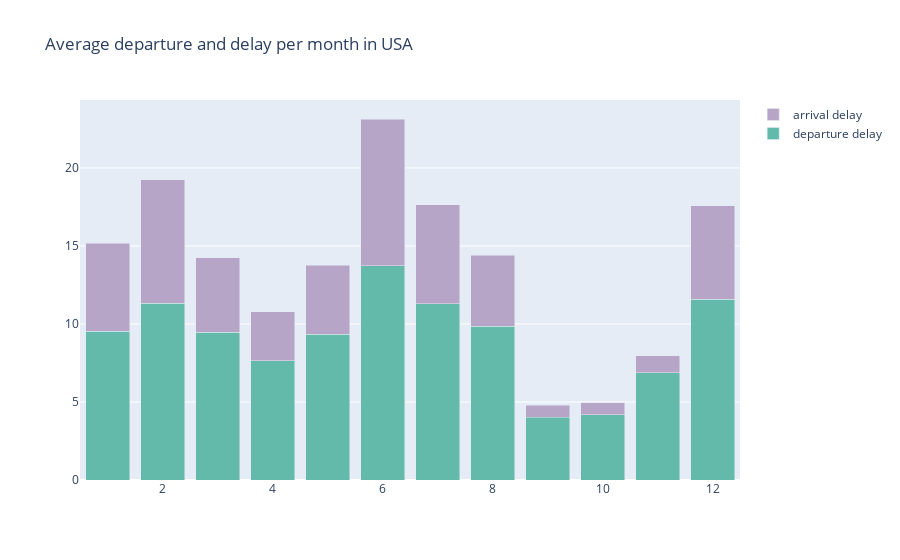

Notebook code for this chart:
### Code cell
fig = go.Figure(data=[go.Bar(x=df.month, y = df.dep_delay, name='departure delay', marker_color='#63baaa'), 
                     go.Bar(x=df.month, y = df.arr_delay, name='arrival delay', marker_color='#b6a5c7')],
               layout=go.Layout(title='Average departure and delay per month in USA', barmode='stack') #barmode = Stack
               ) #arr delay and dep delay on one graph
fig.show()

### Figure 1 — Plotly figure (JSON) as saved in the notebook; plotly's stock layout.template omitted (floating-point values rounded to 4 significant figures)
{"data": [{"marker": {"color": "#63baaa"}, "name": "departure delay", "type": "bar", "x": [1, 2, 3, 4, 5, 6, 7, 8, 9, 10, 11, 12], "y": ["9.51739905695707", "11.329804213042678", "9.457096004060977", "7.654192199954241", "9.352638769560135", "13.744596613990558", "11.2960393149459", "9.840240453170786", "4.803557832522486", "4.958688922485164", "6.87981118528459", "11.59471443774388"]}, {"marker": {"color": "#b6a5c7"}, "name": "arrival delay", "type": "bar", "x": [1, 2, 3, 4, 5, 6, 7, 8, 9, 10, 11, 12], "y": ["5.6533274605930615", "7.903148015685324", "4.801888513459922", "3.1247219937710113", "4.4186718927630775", "9.391036263363347", "6.353538767624703", "4.547990739144742", "-0.7679300391873465", "-0.7751133874301934", "1.0875992580752694", "5.971955011163742"]}], "layout": {"barmode": "stack", "title": {"text": "Average departure and delay per month in USA"}}}
